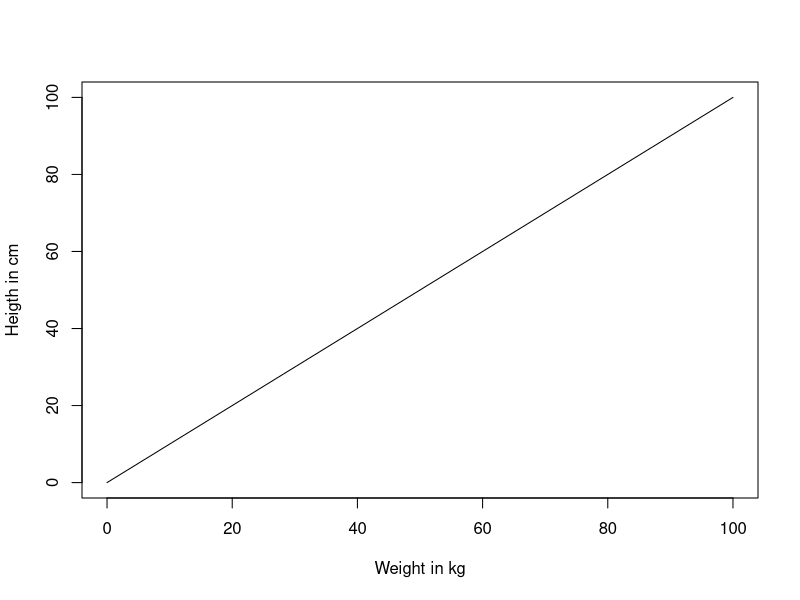
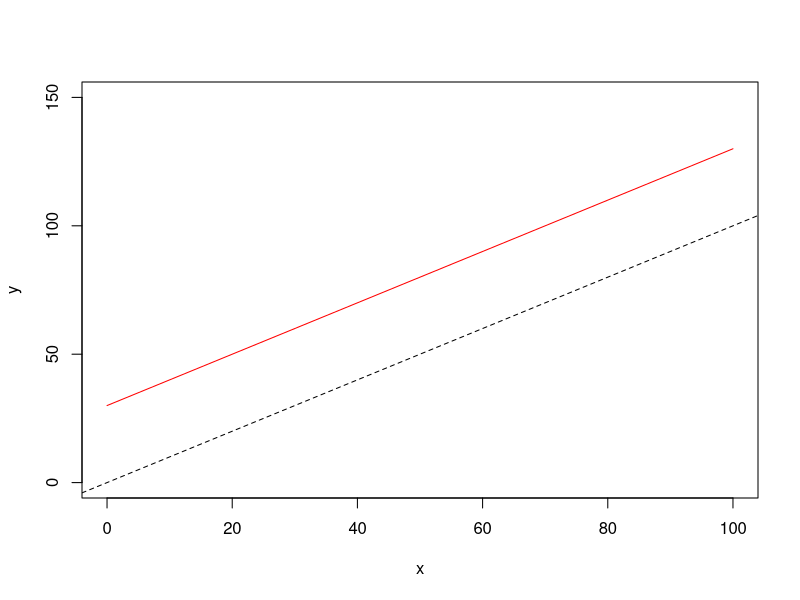
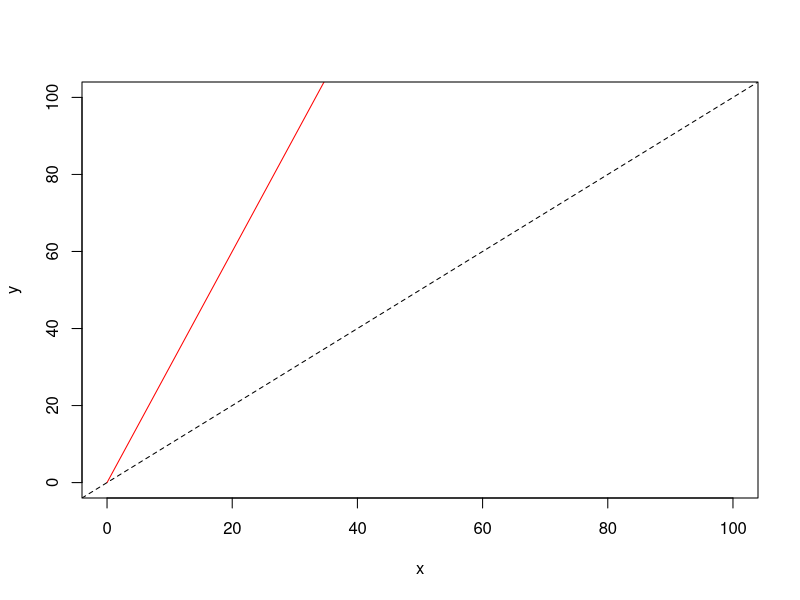
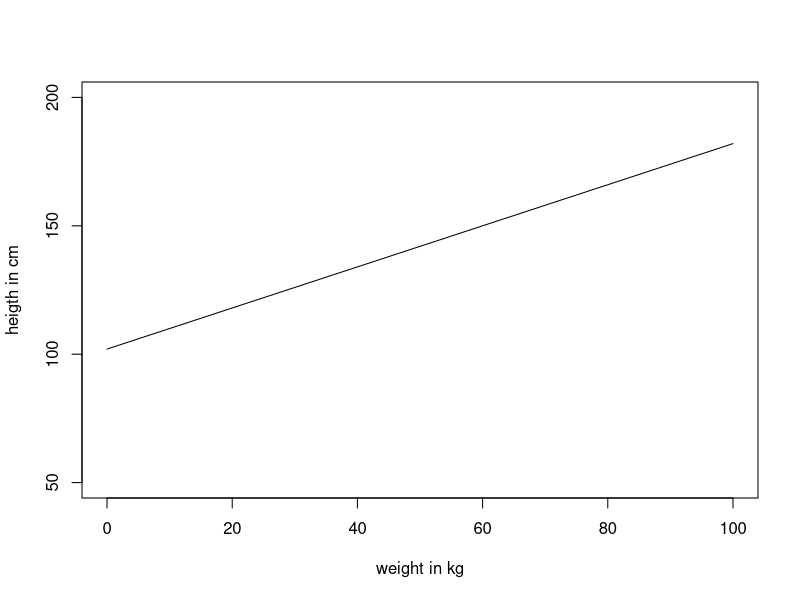
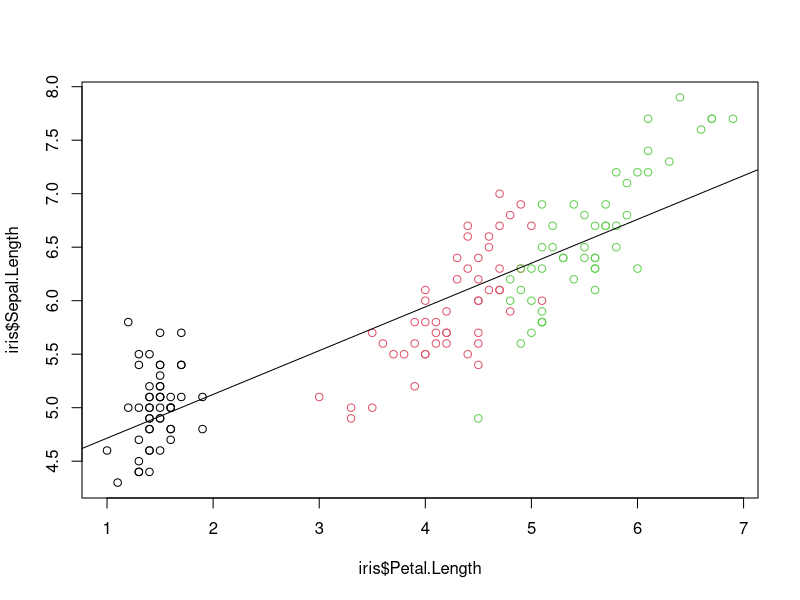
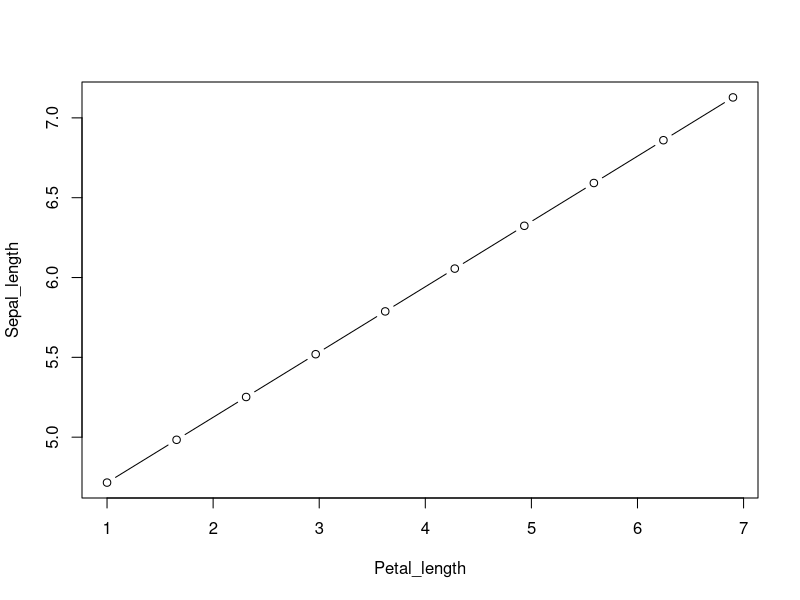

R code for these plots, in order: (Note: this script raises an error after producing the figures.)
## ---- chunk 1
# y = kaal
x <- 0:100
# x = pikkus
y <- x
plot(y ~ x, type = "l", xlab = "Weight in kg", ylab = "Heigth in cm")
## ---- chunk 2
x <- 0:100 
a <- 30
y <- a + x
plot(y ~ x, xlim = c(0, 100), ylim = c(0, 150), col = "red", type = "l")
abline(c(0, 1), lty = 2)
## ---- chunk 3
x <- 0:200
b <- 3
y <- b * x 
plot(y ~ x, xlim = c(0, 100), ylim = c(0, 100), col = "red", type = "l")
abline(c(0, 1), lty = 2)
## ---- chunk 4
a <- 102
b <- 0.8
x <-  0:100 
y <-  a + b * x
plot(y~x, 
     type="l", 
     xlab="weight in kg", 
     ylab="heigth in cm", 
     ylim=c(50, 200))
## ---- chunk 5
#read in the internal dataset iris
data(iris)
# fit a linear model and name the model object as m1
m1 <- lm(data=iris, Sepal.Length ~ Petal.Length)
# make a scatter plot, colored by the var called "Species"
plot(iris$Sepal.Length~iris$Petal.Length, col=iris$Species)
# draw the fitted regression line from m1
abline(m1)
## ---- chunk 6
coef(m1)
## ---- chunk 7
Petal_length <- seq(min(iris$Petal.Length), 
                    max(iris$Petal.Length), 
                    length.out = 10)
a <- coef(m1)[1]
b <- coef(m1)[2]

Sepal_length <-  a + b*Petal_length

plot(Sepal_length~Petal_length, type="b")
## ---- chunk 8
df <- tibble(x=c(2, 3, 2.2, 5, 7, 8), 
             y=c(8, 5, 9, 10, 11, 10.1))
mod_e1 <- lm(y ~ x, data = df)
mod_e2 <- lm(y ~ poly(x, 2), data = df)
mod_e3 <- lm(y ~ poly(x, 3), data = df)
mod_e4 <- lm(y ~ poly(x, 4), data = df)
mod_e5 <- lm(y ~ poly(x, 5), data = df)

df %>% 
  tidyr::expand(df) %>% 
  gather_predictions(mod_e1, mod_e2, mod_e3, mod_e4, mod_e5) %>% 
  ggplot(aes(x, pred, colour = model)) +
  geom_line() +
  geom_point(aes(x, y), color="black", size=2) + theme_tufte() + xlab(NULL) + ylab(NULL)

## ---- chunk 9
AIC(mod_e1, mod_e2, mod_e3, mod_e4, mod_e5)
